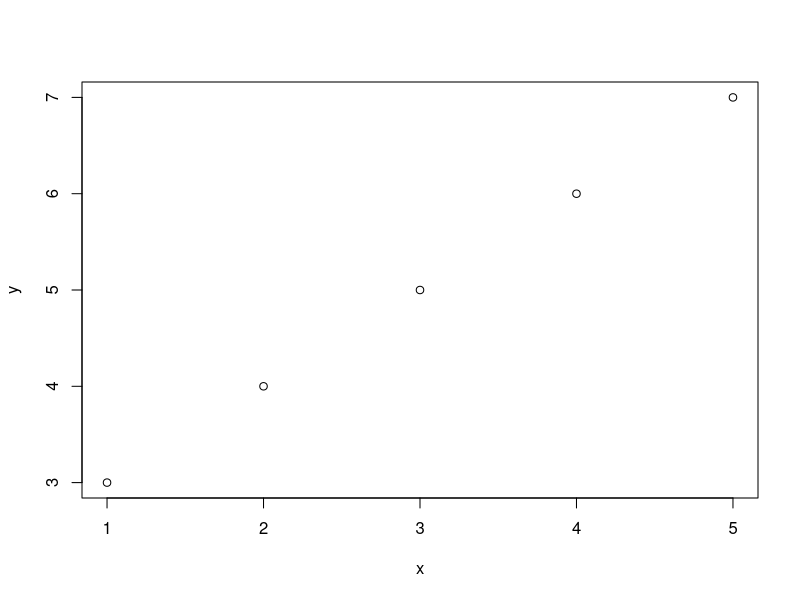

Write the R code that produced this figure. (Note: this script raises an error after producing the figure.)
# Introdução ao R
# Author: Victor Gabriel Alcantara 
# Date:  
# Github: https://github.com/victorgalcantara 
# LinkedIn: https://www.linkedin.com/in/victorgalcantara/ 

# Parte I - Operações elementares ----------------------------------------------
## 1. Operações básicas ----
# "+" \ "-" \ "*" \ "/" \ "%%"
2+3
2*3

# Respeita ordem PEMDAS
# Parenteses> Expoentes > Multiplicação > Divisão > Adição > Subtração
2+2*3
2+2*3/3

# Divisão inteira: quanto sobra da divisão
4%%2
3%%2

# No python não tem isso!
pi-2

## 2. Operações lógicas ----
# São operações em testamos uma sentença tendo como resultado:
# TRUE (T) ou FALSE (F)

2 > 2  # Maior que
2 >= 2 # Maior ou igual

"eu" == "todo mundo" # Igualdade
"eu" == "eu"
"eu" != "vc"         # Diferença

# Nota importante: "!" opera como um sinal de negação/diferença

"eu" %in% c("vc","todo mundo") # Generalização - se contém

!("eu" %in% c("vc","todo mundo"))

### 2.2 Relações "OU" e "E" ----
# "|" para "OU"
2 > 2 | 2 == 2
2 > 2 | 2 < 2

# "&" para "E"
2 > 2 & 2 == 2
2 > 1 & 2 == 2

## 3. Condicional ----
# se verificado isso, aplique aquilo
# else: ou, se não verificado, aplique aquilo outro

if(2 > 3){"Não sei lógica"}else{"Sei lógica!"} # Teste executar apenas 
                                               # a primeira parte

T+T+F

true_igual_um <- c(T,T,T,F)
true_igual_um + 1

## 4. Loops ----
a=1
while (a<=10)  {
  print (a)
  a=a+1
}

a=1
repeat {
  print (a)
  a=a+1
  if (a >= 10) break()
}

for(i in 1:5){
  print(i)
  }

# Funções ----
# são operações já programadas
# (input-processo-output)
# nome_da_função(parâmetros)

# Exemplo de funções
# Parâmetros = input
ifelse(2>3,"Que isso?","Ah, tá.")
ifelse # Veja como essa função está programada

sum(true_igual_um)

# Navegação no computador ----
getwd()
setwd()
dir()
dir.create("minha pasta")

# 5. Pacotes ----
# são conj. de funções
# devem ser instalados    : install.packages()
# deve carregar na memória: library()
install.packages("tidyverse") # Principal biblioteca de funções para manuseio
library(tidyverse)

# Parte II - Classes de objetos ------------------------------------------------

# 6. Objetos ----
# objetos guardam informações na memória

x <- 1:5
y <- x+2

plot(x=x,y=y,
     # xlim=c(0,5),
     # ylim=c(0,10),
     # type = "line"
     )

## 7. Vetores ----
# Def.: coleção ordenada de dados de mesma classe/tipo
# Propriedades: nome, tipo/classe, elementos, dimensão
# 0. Unidade básica no R
# 1. Apenas uma dimensão
# 2. Só aceita uma classe (núm, char, logi)
# 3. Default: string sobrepõe

x <- c(2,4,4,6,12,16,2,4)
y <- c("Fulano","Ciclano","Beltrano","Tetrano")
z <- c(T,F,T,F)

w <- c(x,y,z)
w # observe o que compõe o vetor "w"
class(w)

# Factor: isso também não tem no py! ;)
a <- c("Bom","Ruim","Regular","Péssimo")

a <- factor(a,
            levels=c("Péssimo","Ruim","Regular","Bom"),
            labels=c("Péssimo","Ruim","Regular","Bom"),
            ordered=T
)

a
levels(a)

# Agora podemos fazer algumas operações com factor
min(a)
max(a)

## 8. Data frame ----
# Def.: coleção de vetores de mesma dimensão que guardam infos
# Propriedades: dim e str
# 0. Dados estruturados em observações x variáveis (survey)

idad  <- c(65,74,21,24,27,34,24,23)
educ  <- c(2,2,12,14,12,16,14,14)
rend  <- c(1200,1600,1800,2200,1800,6400,2300,2500)
sexo  <- c("M","F","F","M","F","M","F","M")
raca  <- c("Branca","Parda","Preta","Parda","Preta","Branca",
           "Parda","Amarela")

d <- data.frame(educ = educ, idad = idad, rend = rend,
                sexo = sexo, raca = raca)

# Verbos importantes ----
# Visualizar dados - fluxo de trabalho

class(d)  # classe do objeto
dim(d)    # dimensão da base (linhas x colunas)
head(d)   # Primeiros 5 casos
tail(d)   # Últimos 5 casos
str(d)    # Estrutura dos dados

summary(d)      # sumário das variáveis
summary(d$rend) # sumário de uma variável
summary(d$sexo) # sumário de uma variável

### 8.1 Subset ----
# como acessar os dados [linhas,colunas]
d[1,1]

subset(x = d, subset = sexo == "F")
subset(x = d, select = "sexo")

### 8.2 Recodificação ----

# Renda
d[,"ln_rend"] <- log(d[,"rend"])

# Raca
negra   <- d[,"raca"] %in% c("Preta","Parda")
branca  <- d[,"raca"] == "Branca"
indigena<- d[,"raca"] == "Indígena"
amarela <- d[,"raca"] == "Amarela"

d[negros,"vd_raca"]    <- "negra"
d[brancos,"vd_raca"]   <- "branca"
d[indigenas,"vd_raca"] <- "indígena"
d[amarelos,"vd_raca"]  <- "amarela"

# Raca e sexo
m_negra   <- d[,"raca"] %in% c("Preta","Parda") &
             d[,"sexo"] == "F"

h_negro   <- d[,"raca"] %in% c("Preta","Parda") &
  d[,"sexo"] == "M"

# vocês entenderam...

# Funções que facilitam a nossa vida: pacote TIDYVERSE

# Usando tidyverse ----
# 8.3 Verbo "mutate" ----

d <- mutate(d, "lnRenda"=log(rend))

d <- mutate(d, "vd_raca"=case_when(
  raca == "Preta" ~ "Negra",
  raca == "Parda" ~ "Negra",
  raca == "Branca" ~ "Branca",
  raca == "Indígena" ~ "Indígena",
  raca == "Amarela" ~ "Amarela",
))

d <- mutate(d, "sexo_raca" = case_when(
  sexo == "F" & raca == "Branca"   ~ "Mulher Branca",
  sexo == "F" & raca == "Preta"    ~ "Mulher Preta",
  sexo == "F" & raca == "Parda"    ~ "Mulher Parda",
  sexo == "F" & raca == "Indígena" ~ "Mulher Indígena",
  sexo == "F" & raca == "Amarela" ~ "Mulher Amarela",
  
  sexo == "M" & raca == "Branca"   ~ "Homem Branco",
  sexo == "M" & raca == "Preta"    ~ "Homem Preto",
  sexo == "M" & raca == "Parda"    ~ "Homem Pardo",
  sexo == "M" & raca == "Indígena" ~ "Homem Indígena",
  sexo == "M" & raca == "Amarela" ~ "Mulher Amarelo",
))

## 8.5 Select e Filter ----
# selecionar variáveis e filtrar casos

# Jovens
d <- d %>% filter(idad > 15  & idad < 29)

d <- d %>% select(educ,rend,sexo_raca)